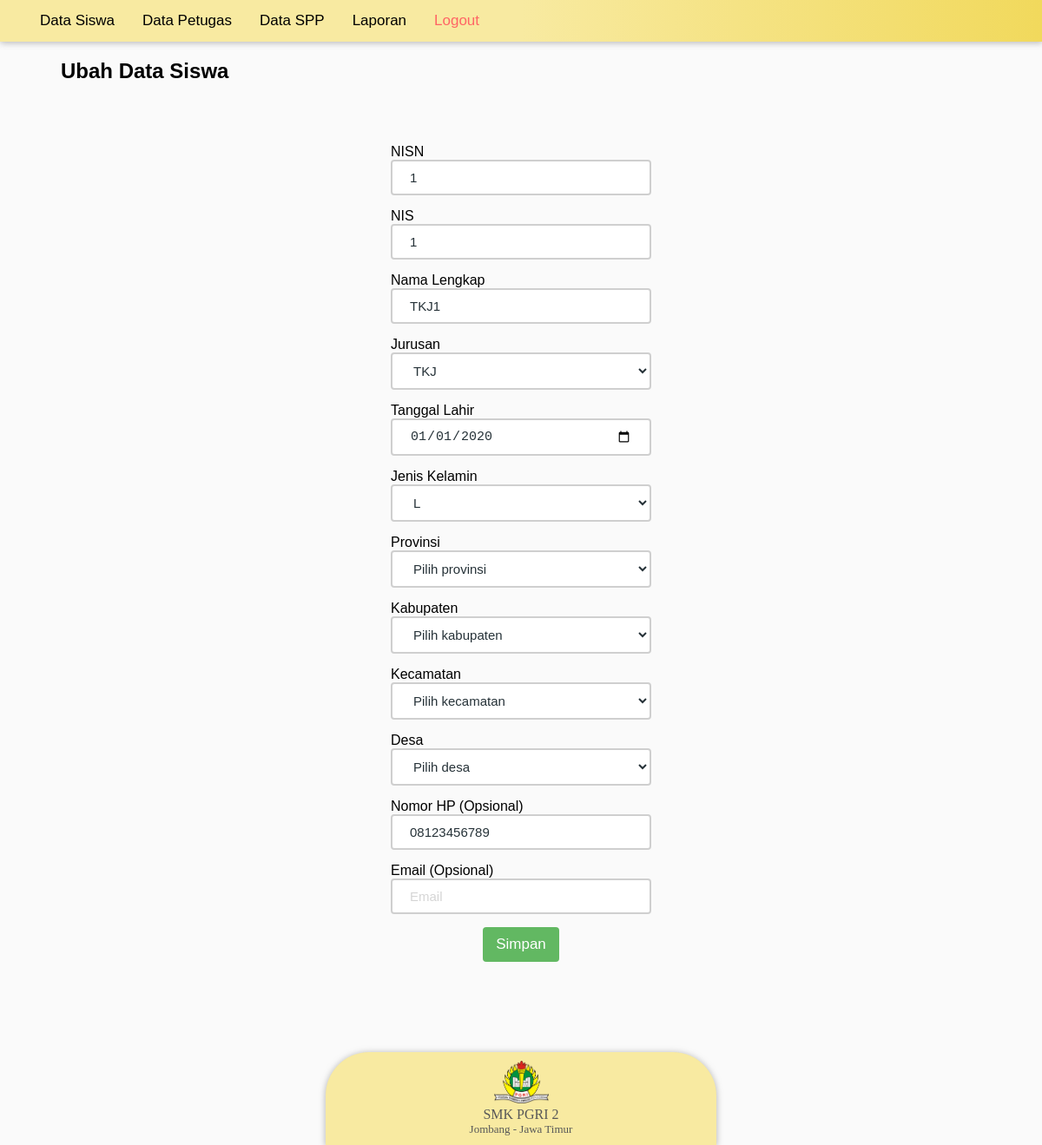
/includes/admin/?p=ubah-siswa&nisn=1 (signed in), run on the app's committed database.
### tables this page shows
CREATE TABLE `tb_siswa` (
  `nisn` int(11) NOT NULL,
  `nis` int(11) NOT NULL,
  `nama_lengkap` varchar(100) NOT NULL,
  `kelas` varchar(3) NOT NULL,
  `tanggal_lahir` date NOT NULL,
  `jenis_kelamin` enum('L','P') NOT NULL,
  `nomor_hp` varchar(13) DEFAULT NULL,
  `email` varchar(50) DEFAULT NULL,
  `id_desa` varchar(10) NOT NULL
);

### config/koneksi.php (called while the page is built, shortened)
<?php
    class Koneksi {
        var $host = 'localhost';
        var $user = 'root';
        var $pass = '';
        var $db_name = 'spp-pi-revisi';
        public function __construct() {
            $this->konek = mysqli_connect($this->host, $this->user, $this->pass, $this->db_name);
        }
    }

### includes/admin/admin.php (called while the page is built, shortened)
<?php
    require_once '../../config/koneksi.php';
    class Admin extends Koneksi {
        public function getDataSiswaByNisn($nisn){
            $stmt = mysqli_query($this->konek, "SELECT tb_siswa.*, kecamatan.id id_kecamatan, kabupaten.id id_kabupaten, provinsi.id id_provinsi FROM tb_siswa
            INNER JOIN wilayah_administratif_indonesia.desa ON desa.id = tb_siswa.id_desa
            INNER JOIN wilayah_administratif_indonesia.kecamatan ON kecamatan.id = desa.id_kecamatan
            INNER JOIN wilayah_administratif_indonesia.kabupaten ON kabupaten.id = kecamatan.id_kabupaten
            INNER JOIN wilayah_administratif_indonesia.provinsi ON provinsi.id = kabupaten.id_provinsi
            WHERE nisn = '$nisn'");
            return $stmt;
        }
    }

### includes/admin/ubah-siswa.php (the view, shortened to what this page needs)
<?php
    require_once 'header.php';
?>
<?php
    if(isset($_GET['nisn'])) {
        $dt_siswa = $admin->getDataSiswaByNisn($_GET['nisn']);
        foreach ($dt_siswa as $row) :
?>
<h2>Ubah Data Siswa</h2>
<div id="kontainer-konten">
    <div class="kontainerform">
        <form method="post">
            <label for="nis">NISN</label><br>
            <input class="inputtext" type="text" name="nisn" id="nisn" required value="<?= $row['nisn']; ?>">
            <br>
            <label for="nis">NIS</label><br>
            <input class="inputtext" type="text" name="nis" id="nis" required value="<?= $row['nis']; ?>">
            <br>
            <label for="nama">Nama Lengkap</label><br>
            <input class="inputtext" type="text" name="nama" id="nama" required value="<?= $row['nama_lengkap']; ?>">
            <br>
            <label for="kelas">Jurusan</label><br>
            <select name="kelas" id="kelas">
                <?php
                    echo "<option value='". $row['kelas'] ."'>" .$row['kelas']."</option>";
                ?>
            </select><br>
            <label>Tanggal Lahir</label>
            <input type="date" class="inputtext" name="tanggal_lahir" value="<?= $row['tanggal_lahir']; ?>" required>
            <label>Jenis Kelamin</label>
            <select name="jenis_kelamin" id="jenis_kelamin">
                <option value="L">L</option>
            </select>
            <label for="provinsi">Provinsi</label>
            <select name="provinsi" id="provinsi" required>
                <option value="" selected disabled>Pilih provinsi</option>
            </select>
            <label for="kabupaten">Kabupaten</label>
            <select name="kabupaten" id="kabupaten" required>
                <option value="" selected disabled>Pilih kabupaten</option>
            </select>
            <label for="kecamatan">Kecamatan</label>
            <select name="kecamatan" id="kecamatan" required>
                <option value="" selected disabled>Pilih kecamatan</option>
            </select>
            <label for="desa">Desa</label>
            <select name="desa" id="desa" required>
                <option value="" selected disabled>Pilih desa</option>
            </select>
            <label>Nomor HP (Opsional)</label>
            <input type="text" class="inputtext" name="nomor_hp" placeholder="Nomor HP" value="<?= $row['nomor_hp']; ?>">
            <label>Email (Opsional)</label>
            <input type="email" class="inputtext" name="email" placeholder="Email" value="<?= $row['email']; ?>">
            <input class="inputsubmit" type="submit" name="submit" value="Simpan">
        </form>
        <?php
            endforeach;
        }
        ?>
    </div>
</div>
<?php
    require_once 'footer.php';
?>

### style/style.css (style rules this page uses)
* { box-sizing: border-box; scroll-behavior: smooth; }
html, body { background-color: rgb(250, 250, 250); font-family: Verdana, Geneva, Tahoma, sans-serif; margin: 0; height: 100%; }
h2 { margin-left: 70px ; }
::placeholder { opacity: 0.3; }
#kontainer-konten { display: flex; width: 100%; padding: 50px; padding-bottom: 100px; justify-content: center; min-height: 70%; margin-bottom: -350px; }
.inputsubmit { font-size: 17px; background-color: rgb(98, 184, 98); color: white; padding: 10px 15px; border: none; text-decoration: none; border-radius: 4px; text-align: center; justify-content: center; display: block; margin-left: auto; margin-right: auto; }
.kontainerform { display: flex; border-radius: 5px; display: block; margin-left: auto; margin-right: auto; width: 300px; }
.inputtext,.boxcari, .inputpassword, select { width: 100%; padding: 10px 20px; margin-bottom: 15px; display: inline-block; border: 2px solid rgb(207, 207, 207); border-radius: 4px; box-sizing: border-box; color: rgb(38, 50, 56); font-weight: 400; font-size: 15px; background: rgb(255, 255, 255); }

### data on the page
tb_siswa: nisn "1", nis "1", nama "TKJ1", kelas "TKJ", tanggal_lahir "01/01/2020", nomor_hp "08123456789"
